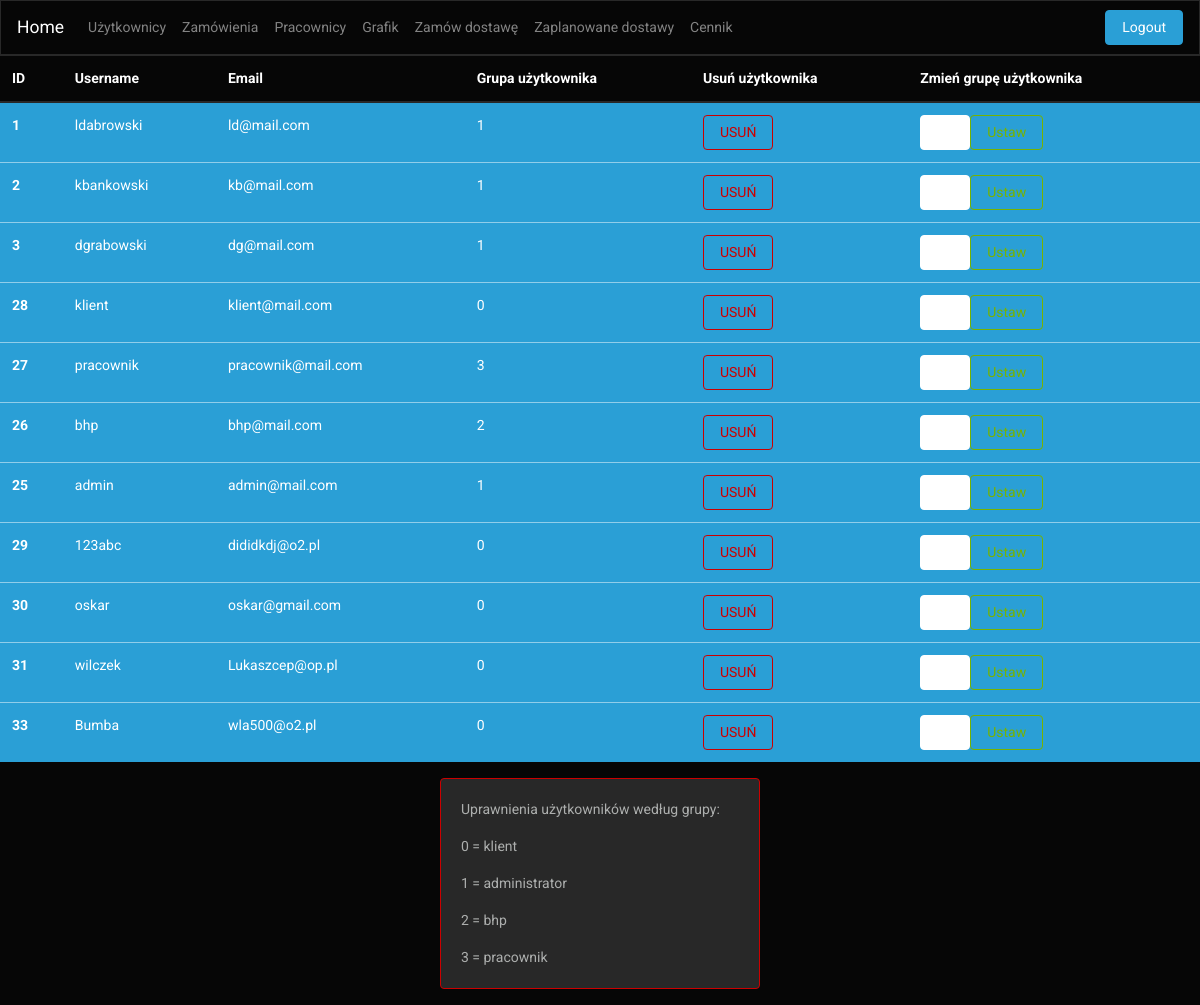
/users.php (signed in), run on the app's committed database.
### tables this page shows
CREATE TABLE `users` (
  `id` int(11) NOT NULL,
  `user` text NOT NULL,
  `pass` text NOT NULL,
  `email` text NOT NULL,
  `usergroup` tinyint(1) NOT NULL DEFAULT 0,
  `workStart` text DEFAULT NULL,
  `workFinish` text DEFAULT NULL,
  `workDesc` text DEFAULT NULL
);

### users.php (the view, shortened to what this page needs)
<?php
require_once "navbars.php";
if($_SESSION['usergroup'] == 1  )
{
    $nav = $adminNavbar;
}
?>
<!DOCTYPE HTML>
<html lang="pl">
<head>
    <link href="css/style.css" rel="stylesheet" type="text/css" />
    <link href="css/bootstrap.min.css" rel="stylesheet" type="text/css" />
</head>
<body>
<?php echo $nav; ?>
    <?php
    require_once "connect.php";
    $conn = new mysqli($host, $dbUser, $dbPassword, $dbName);
    if($conn->connect_errno!=0)
    {
        throw new Exception(mysqli_connect_errno());
    }
    else
    {
        $sql = "SELECT * FROM users";
        $result = $conn->query($sql);
        echo '
        <table class="table table-hover">
            <thead>
                <tr>
                <th scope="col">ID</th>
                <th scope="col">Username</th>
                <th scope="col">Email</th>
                <th scope="col">Grupa użytkownika</th>
                <th scope="col">Usuń użytkownika</th>
                <th scope="col">Zmień grupę użytkownika</th>
                </tr>
            </thead>
            <tbody>';
        while( $row = $result->fetch_assoc() )
         {
             echo '<tr class="table-primary">
                    <th scope="row">'.$row['id'].'</th>
                    <td>'.$row['user'].'</td>
                    <td>'.$row['email'].'</td>
                    <td>'.$row['usergroup'].'</td>
                    <td><form action="#" method="post"><input type="text" class="form-control hide" name="loginRemove" value='.$row['id'].'><input type="submit" class="btn btn-outline-danger" value="USUŃ"/></form></td>
                    <td>
                        <form action="rank.php" method="post">
                            <input type="text" class="form-control hide" name="loginRemove" value='.$row['id'].'>
                            <input type="text" style="width:50px; float:left;" class="form-control" name="rank">
                            <input type="submit" style="clear:both;" class="btn btn-outline-success" value="Ustaw"/>
                        </form>
                    </td>
                    </tr>
                    ';
         }
         echo'
            </tbody>
        </table> ';
    }
    ?>
<div class="card border-danger mb-3 rankInfo" style="max-width: 20rem;">
  <div class="card-body">
    <p class="card-text">Uprawnienia użytkowników według grupy: </p>
    <p class="card-text">0 = klient</p>
    <p class="card-text">1 = administrator</p>
    <p class="card-text">2 = bhp</p>
    <p class="card-text">3 = pracownik</p>
  </div>
</div>
</body>
</html>

### navbars.php (shortened to what this page needs)
<?php
$adminNavbar ='
    <nav class="navbar navbar-expand-lg navbar-dark bg-dark">
        <a class="navbar-brand" href="dashboard.php">Home</a>
        <button class="navbar-toggler" type="button" data-toggle="collapse" data-target="#navbarColor02" aria-controls="navbarColor02" aria-expanded="false" aria-label="Toggle navigation">
            <span class="navbar-toggler-icon"></span>
        </button>
        <div class="collapse navbar-collapse" id="navbarColor02">
            <ul class="navbar-nav mr-auto">
            <li class="nav-item">
                <a class="nav-link" href="users.php">Użytkownicy</a>
            </li>
            <li class="nav-item">
                <a class="nav-link" href="orders.php">Zamówienia</a>
            </li>
            <li class="nav-item">
                <a class="nav-link" href="#">Pracownicy</a>
            </li>
            <li class="nav-item">
                <a class="nav-link" href="#">Grafik</a>
            </li>
            <li class="nav-item">
                <a class="nav-link" href="#">Zamów dostawę</a>
            </li>
            <li class="nav-item">
                <a class="nav-link" href="#">Zaplanowane dostawy</a>
            </li>
			<li class="nav-item">
                <a class="nav-link" href="#">Cennik</a>
            </li>
            </ul>
        </div>
        <form class="form-inline my-2 my-lg-0">
            <a class="btn btn-primary" href="logout.php">Logout</a>
        </form>
    </nav>';
?>

### css/style.css (style rules this page uses)
body { background-color: black; }
.rankInfo { margin:auto; }

### data on the page
users: id "1", user "ldabrowski", email "ld@mail.com", usergroup "1"
users: id "2", user "kbankowski", email "kb@mail.com", usergroup "1"
users: id "3", user "dgrabowski", email "dg@mail.com", usergroup "1"
users: id "28", user "klient", email "klient@mail.com", usergroup "0"
users: id "27", user "pracownik", email "pracownik@mail.com", usergroup "3"
users: id "26", user "bhp", email "bhp@mail.com", usergroup "2"
users: id "25", user "admin", email "admin@mail.com", usergroup "1"
users: id "29", user "123abc", email "dididkdj@o2.pl", usergroup "0"
users: id "30", user "oskar", email "oskar@gmail.com", usergroup "0"
users: id "31", user "wilczek", email "Lukaszcep@op.pl", usergroup "0"
users: id "33", user "Bumba", email "wla500@o2.pl", usergroup "0"
